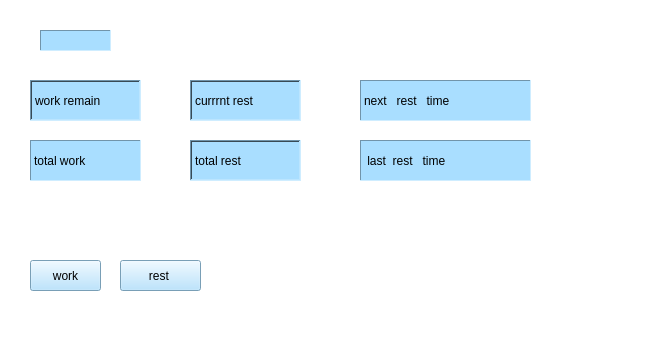
<?xml version="1.0" encoding="UTF-8"?>
<ui version="4.0">
 <class>newwin2</class>
 <widget class="QWidget" name="newwin2">
  <property name="geometry">
   <rect>
    <x>0</x>
    <y>0</y>
    <width>646</width>
    <height>349</height>
   </rect>
  </property>
  <property name="windowTitle">
   <string>Form</string>
  </property>
  <property name="styleSheet">
   <string notr="true">background-color: rgb(255, 255, 255)</string>
  </property>
  <widget class="QLabel" name="label">
   <property name="geometry">
    <rect>
     <x>40</x>
     <y>30</y>
     <width>71</width>
     <height>21</height>
    </rect>
   </property>
   <property name="styleSheet">
    <string notr="true">background-color:rgb(169, 222, 255)</string>
   </property>
   <property name="frameShape">
    <enum>QFrame::Panel</enum>
   </property>
   <property name="frameShadow">
    <enum>QFrame::Sunken</enum>
   </property>
   <property name="text">
    <string/>
   </property>
   <property name="wordWrap">
    <bool>true</bool>
   </property>
  </widget>
  <widget class="QPushButton" name="rest">
   <property name="geometry">
    <rect>
     <x>120</x>
     <y>260</y>
     <width>81</width>
     <height>31</height>
    </rect>
   </property>
   <property name="styleSheet">
    <string notr="true">background-color:rgb(169, 222, 255)</string>
   </property>
   <property name="text">
    <string>rest </string>
   </property>
  </widget>
  <widget class="QLabel" name="workremain">
   <property name="geometry">
    <rect>
     <x>30</x>
     <y>80</y>
     <width>111</width>
     <height>41</height>
    </rect>
   </property>
   <property name="styleSheet">
    <string notr="true">background-color:rgb(169, 222, 255)</string>
   </property>
   <property name="frameShape">
    <enum>QFrame::WinPanel</enum>
   </property>
   <property name="frameShadow">
    <enum>QFrame::Sunken</enum>
   </property>
   <property name="text">
    <string>work remain</string>
   </property>
   <property name="wordWrap">
    <bool>true</bool>
   </property>
  </widget>
  <widget class="QPushButton" name="work">
   <property name="geometry">
    <rect>
     <x>30</x>
     <y>260</y>
     <width>71</width>
     <height>31</height>
    </rect>
   </property>
   <property name="styleSheet">
    <string notr="true">background-color:rgb(169, 222, 255)</string>
   </property>
   <property name="text">
    <string>work</string>
   </property>
  </widget>
  <widget class="QLabel" name="worktotal">
   <property name="geometry">
    <rect>
     <x>30</x>
     <y>140</y>
     <width>111</width>
     <height>41</height>
    </rect>
   </property>
   <property name="styleSheet">
    <string notr="true">background-color:rgb(169, 222, 255)</string>
   </property>
   <property name="frameShape">
    <enum>QFrame::Panel</enum>
   </property>
   <property name="frameShadow">
    <enum>QFrame::Sunken</enum>
   </property>
   <property name="text">
    <string>total work</string>
   </property>
   <property name="wordWrap">
    <bool>true</bool>
   </property>
  </widget>
  <widget class="QLabel" name="restremain">
   <property name="geometry">
    <rect>
     <x>190</x>
     <y>80</y>
     <width>111</width>
     <height>41</height>
    </rect>
   </property>
   <property name="styleSheet">
    <string notr="true">background-color:rgb(169, 222, 255)</string>
   </property>
   <property name="frameShape">
    <enum>QFrame::WinPanel</enum>
   </property>
   <property name="frameShadow">
    <enum>QFrame::Sunken</enum>
   </property>
   <property name="text">
    <string>currrnt rest </string>
   </property>
   <property name="wordWrap">
    <bool>true</bool>
   </property>
  </widget>
  <widget class="QLabel" name="resttotal">
   <property name="geometry">
    <rect>
     <x>190</x>
     <y>140</y>
     <width>111</width>
     <height>41</height>
    </rect>
   </property>
   <property name="styleSheet">
    <string notr="true">background-color:rgb(169, 222, 255)</string>
   </property>
   <property name="frameShape">
    <enum>QFrame::WinPanel</enum>
   </property>
   <property name="frameShadow">
    <enum>QFrame::Sunken</enum>
   </property>
   <property name="text">
    <string>total rest</string>
   </property>
   <property name="wordWrap">
    <bool>true</bool>
   </property>
  </widget>
  <widget class="QLabel" name="nextresttime">
   <property name="geometry">
    <rect>
     <x>360</x>
     <y>80</y>
     <width>171</width>
     <height>41</height>
    </rect>
   </property>
   <property name="styleSheet">
    <string notr="true">background-color:rgb(169, 222, 255)</string>
   </property>
   <property name="frameShape">
    <enum>QFrame::Panel</enum>
   </property>
   <property name="frameShadow">
    <enum>QFrame::Sunken</enum>
   </property>
   <property name="text">
    <string>next   rest   time</string>
   </property>
  </widget>
  <widget class="QLabel" name="lastresttime">
   <property name="geometry">
    <rect>
     <x>360</x>
     <y>140</y>
     <width>171</width>
     <height>41</height>
    </rect>
   </property>
   <property name="styleSheet">
    <string notr="true">background-color:rgb(169, 222, 255)</string>
   </property>
   <property name="frameShape">
    <enum>QFrame::Panel</enum>
   </property>
   <property name="frameShadow">
    <enum>QFrame::Sunken</enum>
   </property>
   <property name="text">
    <string> last  rest   time </string>
   </property>
  </widget>
 </widget>
 <resources/>
 <connections/>
</ui>
